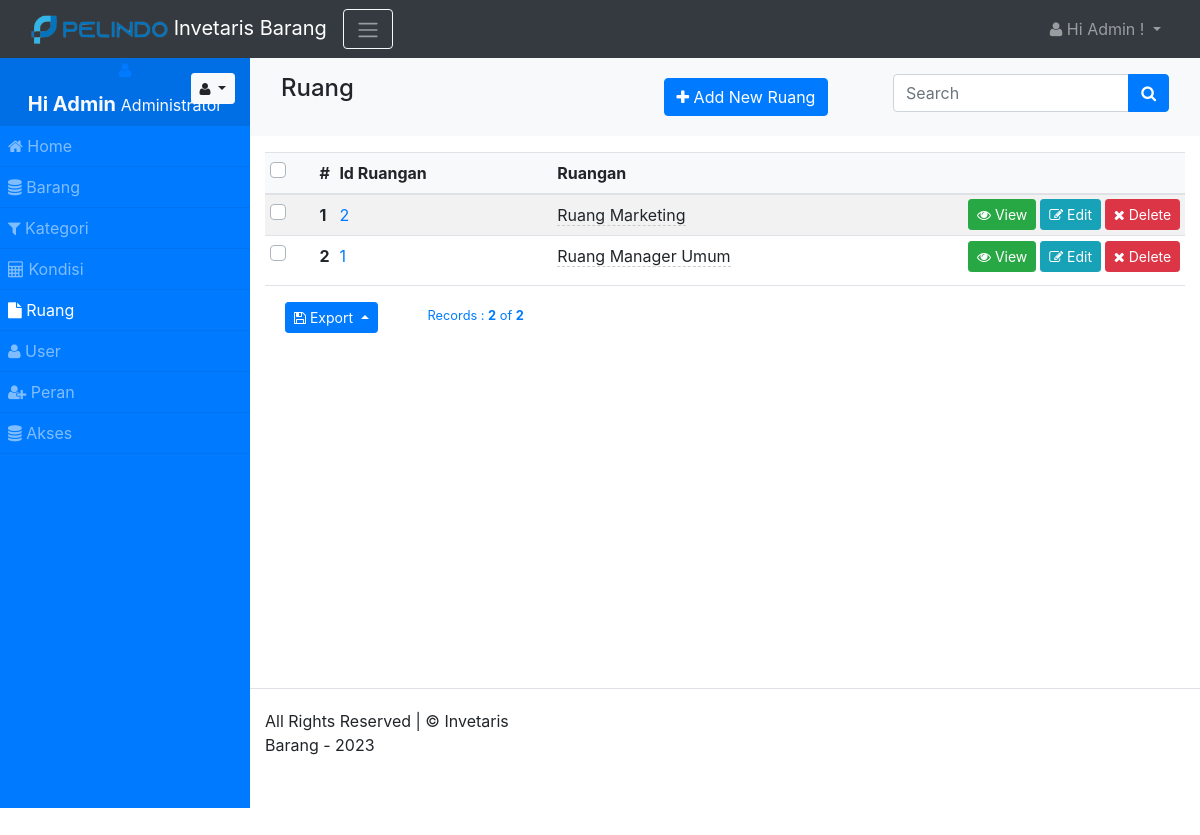
Screenshot of /ruang (signed in) with the database file from the repository.
### tables this page shows
CREATE TABLE `ruang` (
  `Id_Ruangan` int(15) NOT NULL,
  `Ruangan` varchar(35) NOT NULL
);

### app/views/partials/ruang/list.php (the view, shortened to what the rows shown need)
<?php
$can_edit = ACL::is_allowed("ruang/edit");
$can_view = ACL::is_allowed("ruang/view");
$can_delete = ACL::is_allowed("ruang/delete");
?>
<?php
$page_element_id = "list-page-" . random_str();
$current_page = $this->set_current_page_link();
$view_data = $this->view_data;
$records = $view_data->records;
?>
<section class="page" id="<?php echo $page_element_id; ?>" data-page-type="list"  data-display-type="table" data-page-url="<?php print_link($current_page); ?>">
        <div  class="">
            <div class="container-fluid">
                <div class="row ">
                    <div class="col-md-12 comp-grid">
                        <div  class=" animated fadeIn page-content">
                            <div id="ruang-list-records">
                                <div id="page-report-body" class="table-responsive">
                                    <table class="table  table-striped table-sm text-left">
                                        <thead class="table-header bg-light">
                                            <tr>
                                                <?php if($can_delete){ ?>
                                                <th class="td-checkbox">
                                                    <label class="custom-control custom-checkbox custom-control-inline">
                                                    </label>
                                                </th>
                                                <?php } ?>
                                                <th class="td-sno">#</th>
                                                <th  class="td-Id_Ruangan"> Id Ruangan</th>
                                                <th  class="td-Ruangan"> Ruangan</th>
                                                <th class="td-btn"></th>
                                            </tr>
                                        </thead>
                                        <?php
                                        if(!empty($records)){
                                        ?>
                                        <tbody class="page-data" id="page-data-<?php echo $page_element_id; ?>">
                                            <?php
                                            $counter = 0;
                                            foreach($records as $data){
                                            $rec_id = (!empty($data['Id_Ruangan']) ? urlencode($data['Id_Ruangan']) : null);
                                            $counter++;
                                            ?>
                                            <tr>
                                                <?php if($can_delete){ ?>
                                                <th class=" td-checkbox">
                                                    <label class="custom-control custom-checkbox custom-control-inline">
                                                        </label>
                                                    </th>
                                                    <?php } ?>
                                                    <th class="td-sno"><?php echo $counter; ?></th>
                                                    <td class="td-Id_Ruangan"><a href="<?php print_link("ruang/view/$data[Id_Ruangan]") ?>"><?php echo $data['Id_Ruangan']; ?></a></td>
                                                    <td class="td-Ruangan">
                                                        <span <?php if($can_edit){ ?> data-value="<?php echo $data['Ruangan']; ?>"
                                                            data-pk="<?php echo $data['Id_Ruangan'] ?>"
                                                            data-url="<?php print_link("ruang/editfield/" . urlencode($data['Id_Ruangan'])); ?>"
                                                            data-name="Ruangan"
                                                            data-title="Enter Ruangan"
                                                            data-placement="left"
                                                            data-toggle="click"
                                                            data-type="text"
                                                            data-mode="popover"
                                                            data-showbuttons="left"
                                                            class="is-editable" <?php } ?>>
                                                            <?php echo $data['Ruangan']; ?>
                                                        </span>
                                                    </td>
                                                    <th class="td-btn">
                                                        <?php if($can_view){ ?>
                                                        <a class="btn btn-sm btn-success has-tooltip" title="View Record" href="<?php print_link("ruang/view/$rec_id"); ?>">
                                                            <i class="fa fa-eye"></i> View
                                                        </a>
                                                        <?php } ?>
                                                        <?php if($can_edit){ ?>
                                                        <a class="btn btn-sm btn-info has-tooltip" title="Edit This Record" href="<?php print_link("ruang/edit/$rec_id"); ?>">
                                                            <i class="fa fa-edit"></i> Edit
                                                        </a>
                                                        <?php } ?>
                                                        <?php if($can_delete){ ?>
                                                        <a class="btn btn-sm btn-danger has-tooltip record-delete-btn" title="Delete this record" href="" data-prompt-msg="Are you sure you want to delete this record?" data-display-style="modal">
                                                            <i class="fa fa-times"></i>
                                                            Delete
                                                        </a>
                                                        <?php } ?>
                                                    </th>
                                                </tr>
                                                <?php
                                                }
                                                ?>
                                            </tbody>
                                            <?php
                                            }
                                            ?>
                                        </table>
                                    </div>
                                                    </div>
                                                </div>
                                            </div>
                                        </div>
                                    </div>
                                </div>
                            </section>

### rows the page displays
ruang: Id_Ruangan "2", Ruangan "Ruang Marketing"
ruang: Id_Ruangan "1", Ruangan "Ruang Manager Umum"

### other values shown
SITE_NAME "Invetaris Barang"
USER_NAME "Admin"
ACL::$user_role "Administrator"
$menuobj['label'] "Home"
$menuobj['label'] "Barang"
$menuobj['label'] "Kategori"
$menuobj['label'] "Kondisi"
$menuobj['label'] "Ruang"
$menuobj['label'] "User"
$menuobj['label'] "Peran"
$menuobj['label'] "Akses"
$record_position "2"
$this->total_records "2"
